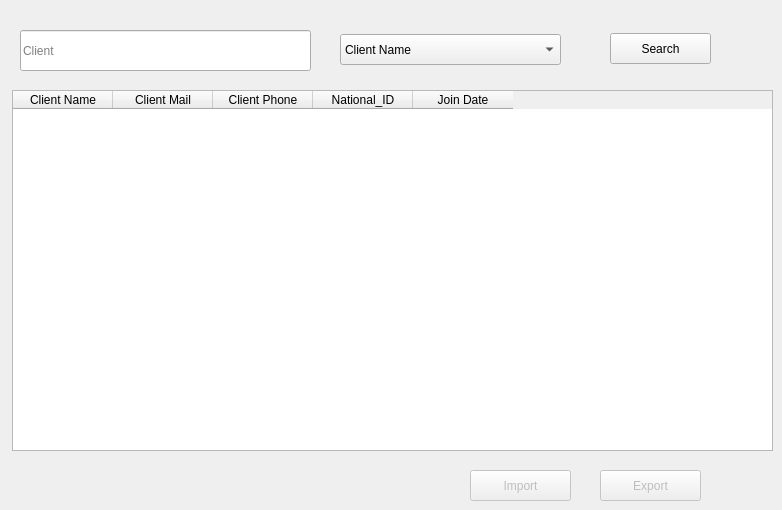
      <widget class="QWidget" name="tab_21">
       <attribute name="title">
        <string>All Clients</string>
       </attribute>
       <widget class="QTableWidget" name="tableWidget_5">
        <property name="geometry">
         <rect>
          <x>12</x>
          <y>90</y>
          <width>761</width>
          <height>361</height>
         </rect>
        </property>
        <column>
         <property name="text">
          <string>Client Name</string>
         </property>
        </column>
        <column>
         <property name="text">
          <string>Client Mail</string>
         </property>
        </column>
        <column>
         <property name="text">
          <string>Client Phone</string>
         </property>
        </column>
        <column>
         <property name="text">
          <string>National_ID</string>
         </property>
        </column>
        <column>
         <property name="text">
          <string>Join Date</string>
         </property>
        </column>
       </widget>
       <widget class="QPushButton" name="pushButton_26">
        <property name="enabled">
         <bool>true</bool>
        </property>
        <property name="geometry">
         <rect>
          <x>610</x>
          <y>33</y>
          <width>101</width>
          <height>31</height>
         </rect>
        </property>
        <property name="text">
         <string>Search</string>
        </property>
       </widget>
       <widget class="QComboBox" name="comboBox_36">
        <property name="geometry">
         <rect>
          <x>340</x>
          <y>34</y>
          <width>221</width>
          <height>31</height>
         </rect>
        </property>
        <property name="currentText">
         <string>Client Name</string>
        </property>
        <item>
         <property name="text">
          <string>Client Name</string>
         </property>
        </item>
       </widget>
       <widget class="QPushButton" name="pushButton_44">
        <property name="enabled">
         <bool>false</bool>
        </property>
        <property name="geometry">
         <rect>
          <x>470</x>
          <y>470</y>
          <width>101</width>
          <height>31</height>
         </rect>
        </property>
        <property name="text">
         <string>Import</string>
        </property>
       </widget>
       <widget class="QPushButton" name="pushButton_45">
        <property name="enabled">
         <bool>false</bool>
        </property>
        <property name="geometry">
         <rect>
          <x>600</x>
          <y>470</y>
          <width>101</width>
          <height>31</height>
         </rect>
        </property>
        <property name="text">
         <string>Export</string>
        </property>
       </widget>
       <widget class="QLineEdit" name="lineEdit_46">
        <property name="geometry">
         <rect>
          <x>20</x>
          <y>30</y>
          <width>291</width>
          <height>41</height>
         </rect>
        </property>
        <property name="placeholderText">
         <string>Client</string>
        </property>
       </widget>
      </widget>
